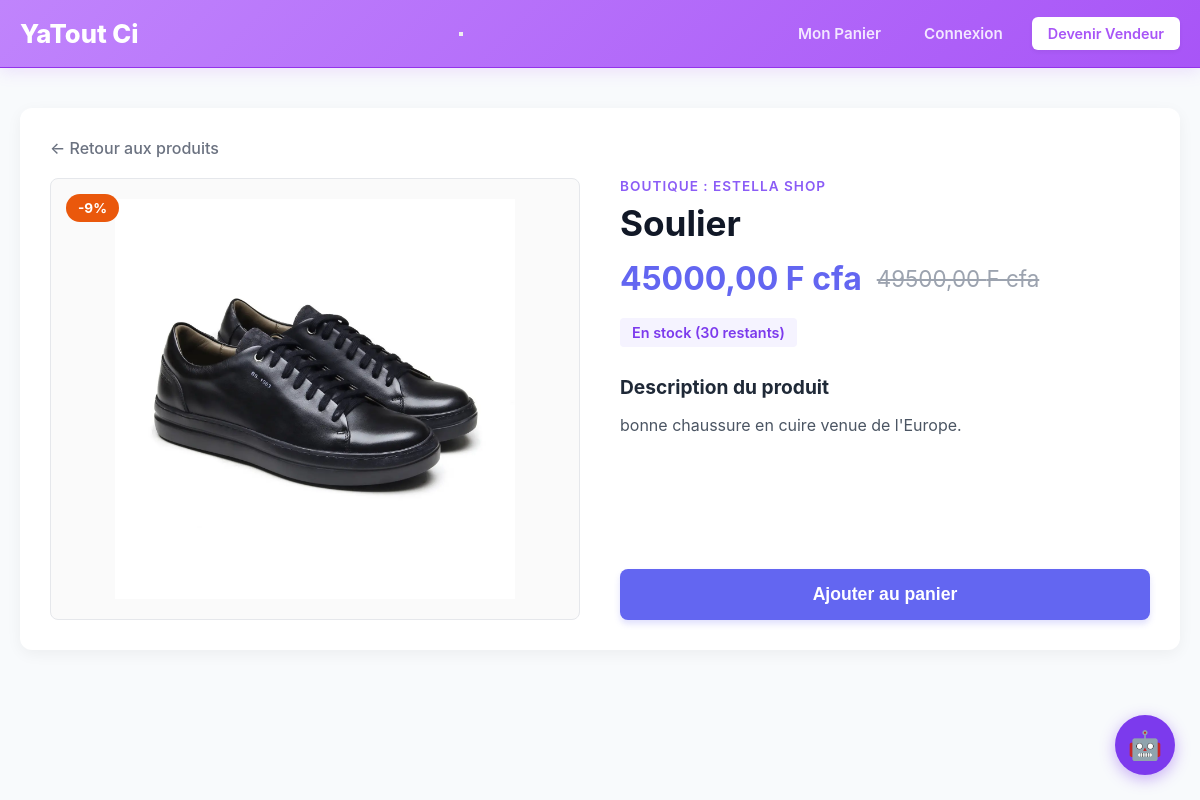
/produit/6/, run on the app's committed database.
### shop/models.py (models this page shows, shortened)
class Produit(models.Model):
    vendeur = models.ForeignKey(Vendeur, on_delete=models.CASCADE, related_name='produits')
    nom = models.CharField(max_length=255)
    description = models.TextField()
    prix = models.DecimalField(max_digits=10, decimal_places=2)
    ancien_prix = models.DecimalField(max_digits=10, decimal_places=2, blank=True, null=True)
    image = models.ImageField(upload_to='produits/', blank=True, null=True)
    stock = models.PositiveIntegerField(default=10)
    date_ajout = models.DateTimeField(auto_now_add=True)
    @property
    def reduction_pourcentage(self):
        if self.ancien_prix and self.ancien_prix > self.prix:
            rabais = ((self.ancien_prix - self.prix) / self.ancien_prix) * 100
            return int(round(rabais))
        return 0

class Vendeur(models.Model):
    CHOIX_DEVISES = [
        ('EUR', 'Euro (€)'),
        ('USD', 'Dollar US ($)'),
        ('MAD', 'Dirham Marocain (DH)'),
        ('XOF', 'F cfa '),
        ('CAD', 'Dollar Canadien ($CA)'),
    ]
    user = models.OneToOneField(User, on_delete=models.CASCADE)
    nom_boutique = models.CharField(max_length=255)
    description = models.TextField(blank=True)
    devise = models.CharField(max_length=3, choices=CHOIX_DEVISES, default='EUR')
    date_creation = models.DateTimeField(auto_now_add=True)

### shop/views.py (the view)
# urls.py: path('produit/<int:pk>/', views.detail_produit, name='detail_produit'),
def detail_produit(request, pk):
    produit = get_object_or_404(Produit, pk=pk)
    return render(request, 'shop/detail_produit.html', {'produit': produit})

### shop/templates/shop/detail_produit.html (shortened to what this page needs)
{% extends 'shop/base.html' %}
{% block content %}
<div class="container">
    <div class="yt-detail-card">
        <a href="{% url 'panier_detail' %}" class="yt-return-link">← Retour aux produits</a>
        <div class="yt-detail-grid">
            <div class="yt-img-box">
                {% if produit.reduction_pourcentage > 0 %}
                    <span class="yt-badge-promo">-{{ produit.reduction_pourcentage }}%</span>
                {% endif %}
                {% if produit.image %}
                    <img src="{{ produit.image.url }}" alt="{{ produit.nom }}">
                {% else %}
                    <img src="https://placeholder.com" alt="Image indisponible">
                {% endif %}
            </div>
            <div class="yt-info-box">
                <div>
                    <span class="yt-vendor-label">Boutique : {{ produit.vendeur.nom_boutique }}</span>
                    <h1 class="yt-title-text">{{ produit.nom }}</h1>
                    <div class="yt-price-row">
                        <span class="yt-current-price">
                            {{ produit.prix }} {{ produit.vendeur.get_devise_display }}
                        </span>
                        {% if produit.ancien_prix %}
                            <span class="yt-old-price">
                                {{ produit.ancien_prix }} {{ produit.vendeur.get_devise_display }}
                            </span>
                        {% endif %}
                    </div>
                    <div>
                        {% if produit.stock > 0 %}
                            <span class="yt-stock-indicator yt-in-stock">En stock ({{ produit.stock }} restants)</span>
                        {% else %}
                            <span class="yt-stock-indicator yt-out-stock">Rupture de stock</span>
                        {% endif %}
                    </div>
                    <div class="yt-desc-section">
                        <h3>Description du produit</h3>
                        <p>{{ produit.description|linebreaksbr }}</p>
                    </div>
                </div>
                <form action="{% url 'panier_ajouter' produit.id %}" method="POST">
                    <button type="submit" class="yt-btn-submit" {% if produit.stock == 0 %}disabled{% endif %}>
                        {% if produit.stock > 0 %}
                            Ajouter au panier
                        {% else %}
                            Produit indisponible
                        {% endif %}
                    </button>
                </form>
            </div>
        </div>
    </div>
</div>
{% endblock %}

### shop/static/shop/js/css/style.css (style rules this page uses)
* { box-sizing: border-box; margin: 0; padding: 0; }
.container { max-width: 1200px; margin: 0 auto; padding: 0 20px; width: 100%; }
html { scroll-behavior: smooth; }

### shop/templates/shop/detail_produit.html (style rules this page uses)
.yt-detail-card { margin: 40px auto; background: #ffffff; padding: 30px; border-radius: 12px; box-shadow: 0 4px 15px rgba(0, 0, 0, 0.05); }
.yt-detail-grid { display: grid; grid-template-columns: repeat(auto-fit, minmax(350px, 1fr)); gap: 40px; }
.yt-img-box { position: relative; background: #fafafa; border-radius: 8px; padding: 20px; border: 1px solid #e5e7eb; display: flex; justify-content: center; align-items: center; min-height: 350px; }
.yt-img-box img { max-width: 100%; height: auto; max-height: 400px; object-fit: contain; }
.yt-badge-promo { position: absolute; top: 15px; left: 15px; background-color: #ea580c; color: #ffffff; padding: 6px 12px; border-radius: 20px; font-weight: bold; font-size: 0.85rem; }
.yt-info-box { display: flex; flex-direction: column; justify-content: space-between; }
.yt-vendor-label { display: block; font-size: 0.85rem; text-transform: uppercase; letter-spacing: 1px; color: #8b5cf6; font-weight: 600; margin-bottom: 8px; }
.yt-title-text { font-size: 2.2rem; font-weight: 700; margin: 0 0 15px 0; color: #111827; }
.yt-price-row { display: flex; align-items: center; gap: 15px; margin-bottom: 20px; }
.yt-current-price { font-size: 2rem; font-weight: bold; color: #6366f1; }
.yt-old-price { font-size: 1.4rem; color: #9ca3af; text-decoration: line-through; }
.yt-stock-indicator { display: inline-block; padding: 6px 12px; border-radius: 4px; font-weight: 600; font-size: 0.9rem; margin-bottom: 25px; }
.yt-in-stock { background-color: #f5f3ff; color: #7c3aed; }
.yt-desc-section { margin-bottom: 30px; color: #4b5563; line-height: 1.6; }
.yt-desc-section h3 { font-size: 1.2rem; margin-bottom: 10px; color: #1f2937; }
.yt-btn-submit { display: block; width: 100%; text-align: center; background-color: #6366f1; color: #ffffff; padding: 15px; border: none; border-radius: 8px; font-size: 1.1rem; font-weight: bold; cursor: pointer; transition: background 0.2s ease; box-shadow: 0 4px 6px rgba(99, 102, 241, 0.2); }
.yt-return-link { display: inline-flex; align-items: center; margin-bottom: 20px; color: #6b7280; text-decoration: none; font-weight: 500; transition: color 0.2s; }

### data on the page
Produit: reduction_pourcentage "9", image (picture), vendeur.nom_boutique "ESTELLA SHOP", nom "Soulier", prix "45000,00", vendeur.devise "F cfa", ancien_prix "49500,00", stock "30", description "bonne chaussure en cuire venue de l'Europe."
